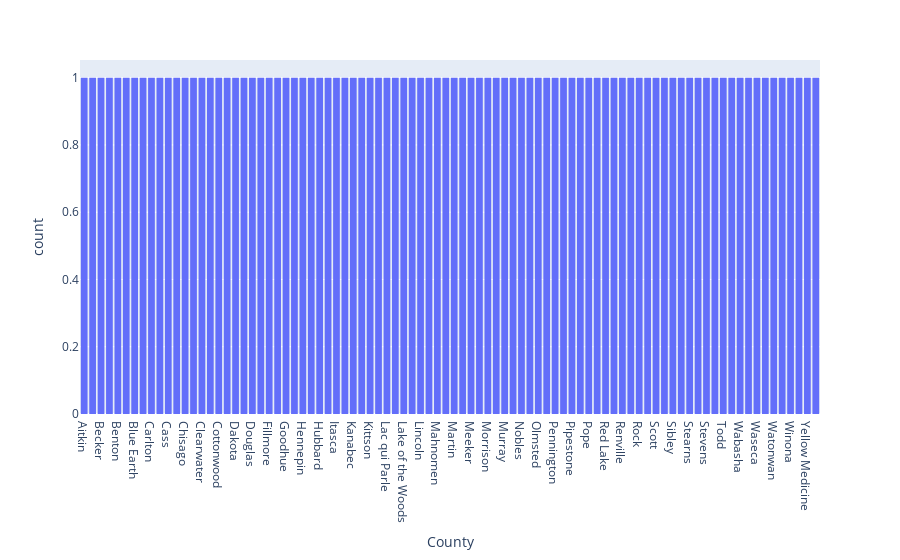

Notebook code cell kept with this figure:
### Code cell
compiledcountydata["County"].describe()
fig = px.histogram(compiledcountydata, x="County")
fig.show()

### Figure 1 — Plotly figure (JSON) as saved in the notebook; plotly's stock layout.template omitted (floating-point values rounded to 4 significant figures)
{"data": [{"alignmentgroup": "True", "bingroup": "x", "hovertemplate": "County=%{x}<br>count=%{y}<extra></extra>", "legendgroup": "", "marker": {"color": "#636efa"}, "name": "", "offsetgroup": "", "orientation": "v", "showlegend": false, "type": "histogram", "x": ["Aitkin", "Anoka", "Becker", "Beltrami", "Benton", "Big Stone", "Blue Earth", "Brown", "Carlton", "Carver", "Cass", "Chippewa", "Chisago", "Clay", "Clearwater", "Cook", "Cottonwood", "Crow Wing", "Dakota", "Dodge", "Douglas", "Faribault", "Fillmore", "Freeborn", "Goodhue", "Grant", "Hennepin", "Houston", "Hubbard", "Isanti", "Itasca", "Jackson", "Kanabec", "Kandiyohi", "Kittson", "Koochiching", "Lac qui Parle", "Lake", "Lake of the Woods", "Le Sueur", "Lincoln", "Lyon", "Mahnomen", "Marshall", "Martin", "McLeod", "Meeker", "Mille Lacs", "Morrison", "Mower", "Murray", "Nicollet", "Nobles", "Norman", "Olmsted", "Otter Tail", "Pennington", "Pine", "Pipestone", "Polk", "Pope", "Ramsey", "Red Lake", "Redwood", "Renville", "Rice", "Rock", "Roseau", "Scott", "Sherburne", "Sibley", "St. Louis", "Stearns", "Steele", "Stevens", "Swift", "Todd", "Traverse", "Wabasha", "Wadena", "Waseca", "Washington", "Watonwan", "Wilkin", "Winona", "Wright", "Yellow Medicine", "Unknown/Missing"], "xaxis": "x", "yaxis": "y"}], "layout": {"barmode": "relative", "legend": {"tracegroupgap": 0}, "margin": {"t": 60}, "xaxis": {"anchor": "y", "domain": [0, 1], "title": {"text": "County"}}, "yaxis": {"anchor": "x", "domain": [0, 1], "title": {"text": "count"}}}}
